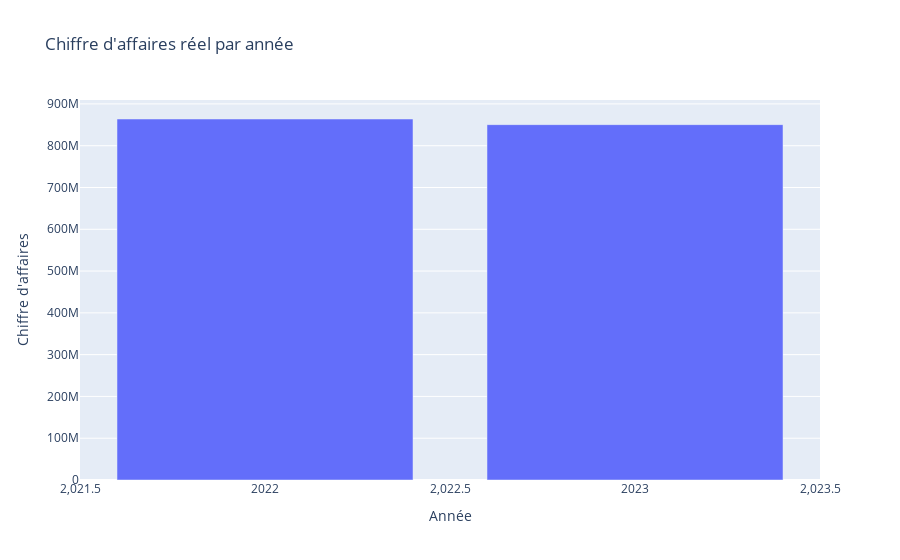

Here is the notebook cell this chart was saved with:
### Code cell
# Regrouper les données par année et calculer le chiffre d'affaires total pour chaque année
chiffre_affaires_par_annee = chiffre_affaires_comparaison.groupby('annee')['Chiffre d\'affaires réel'].sum()

# Créer une trace pour le diagramme en barres
trace_bar = go.Bar(x=chiffre_affaires_par_annee.index, 
                   y=chiffre_affaires_par_annee.values, 
                   name='Chiffre d\'affaires réel par année')

# Créer la figure
fig_bar = go.Figure(data=[trace_bar], 
                    layout=go.Layout(title='Chiffre d\'affaires réel par année', 
                                     xaxis=dict(title='Année'), 
                                     yaxis=dict(title='Chiffre d\'affaires')))

# Afficher le graphique
fig_bar.show()

### Figure 1 — Plotly figure (JSON) as saved in the notebook; plotly's stock layout.template omitted (floating-point values rounded to 4 significant figures)
{"data": [{"name": "Chiffre d'affaires réel par année", "type": "bar", "x": [2022, 2023], "y": [863900000.0, 850500000.0]}], "layout": {"autosize": true, "title": {"text": "Chiffre d'affaires réel par année"}, "xaxis": {"autorange": true, "range": [2022.0, 2024.0], "title": {"text": "Année"}, "type": "linear"}, "yaxis": {"autorange": true, "range": [0, 909400000.0], "title": {"text": "Chiffre d'affaires"}, "type": "linear"}}}
